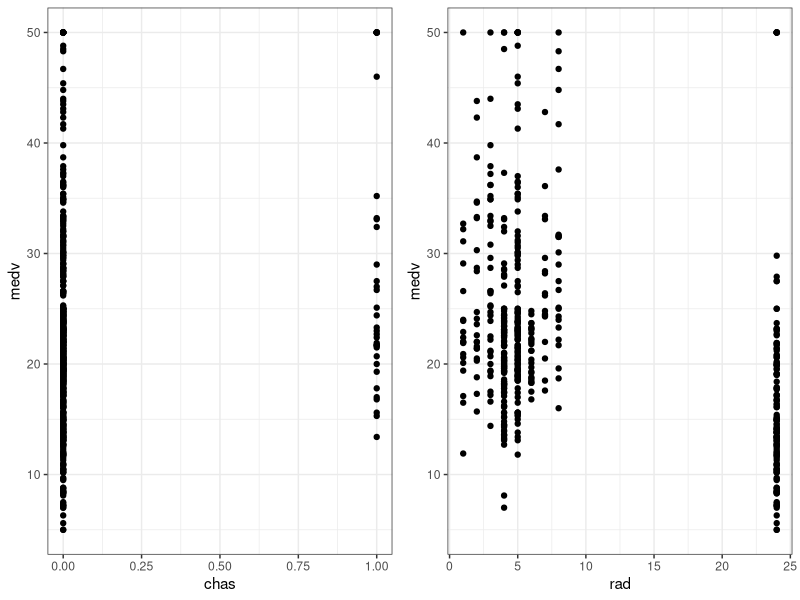
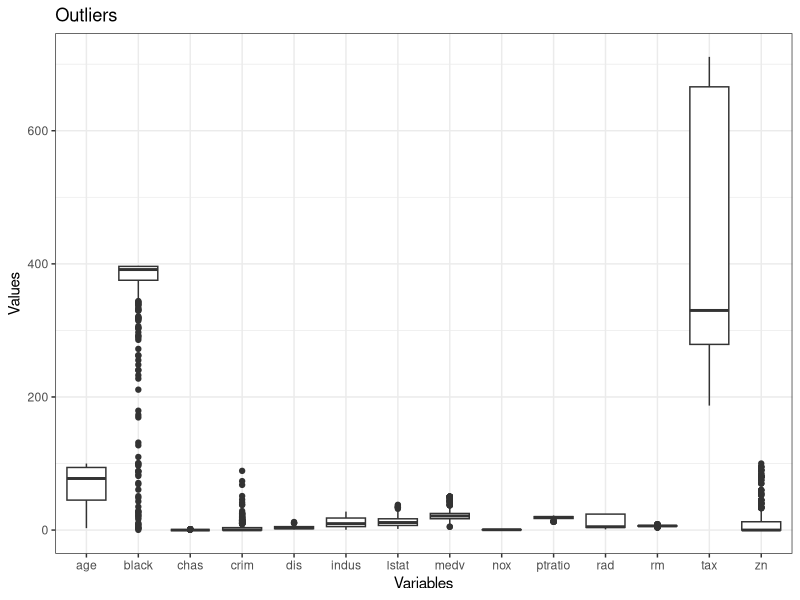
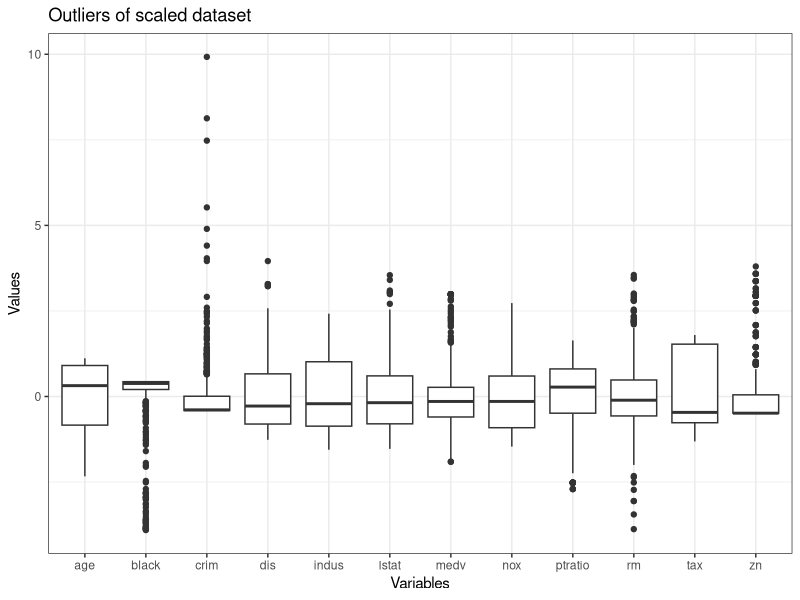
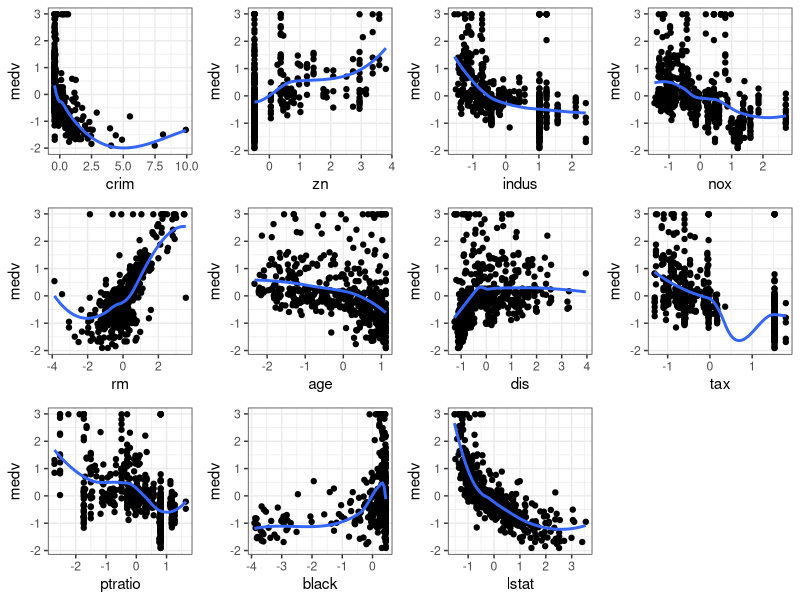
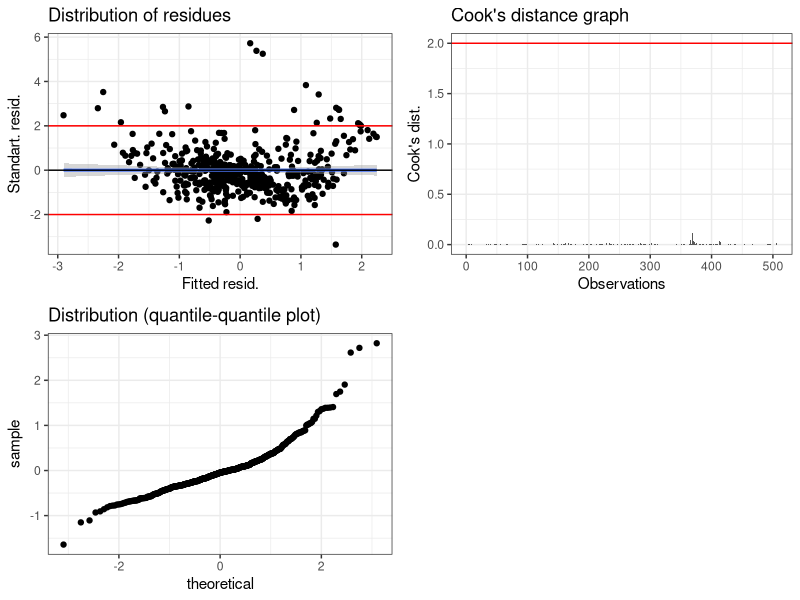
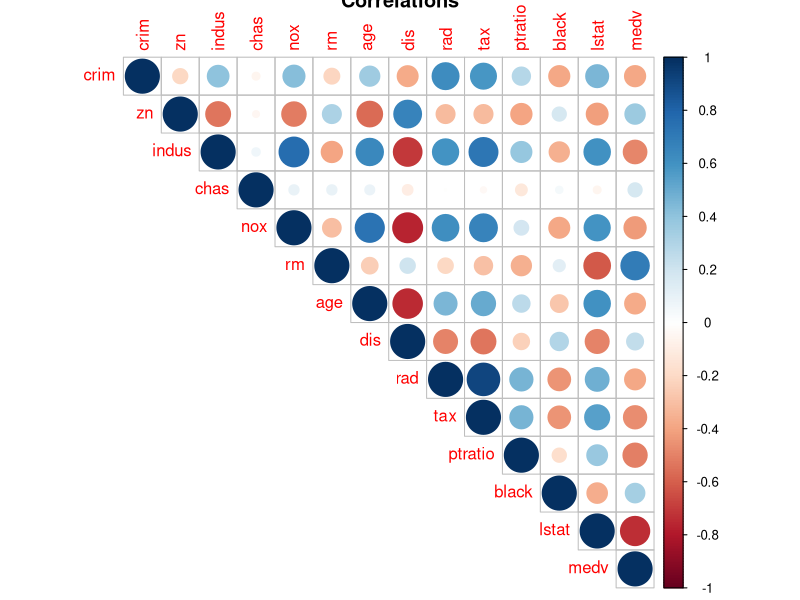
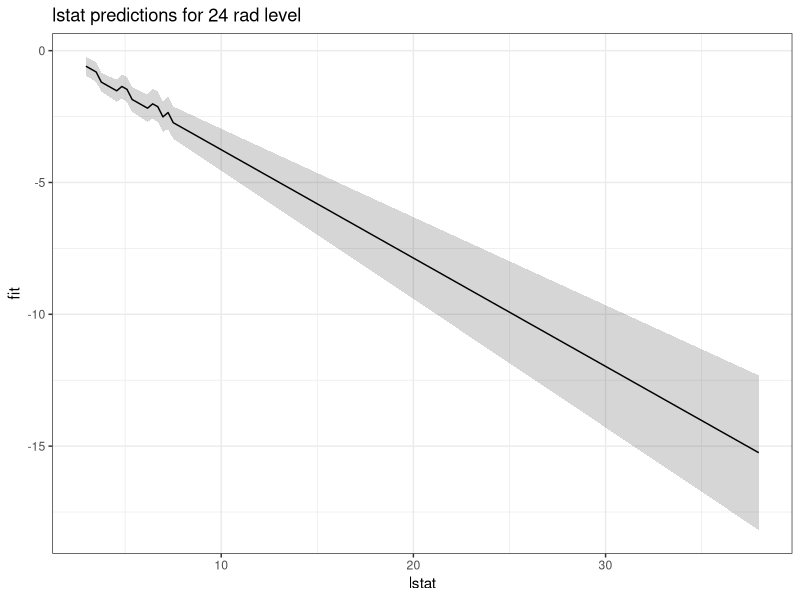
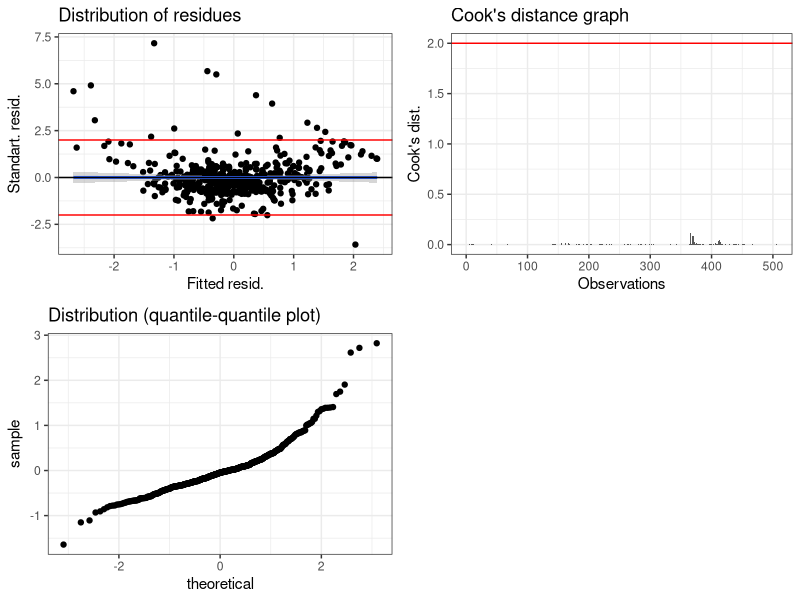

These figures' R source, in order:
## ---- chunk 1
knitr::opts_chunk$set(echo = TRUE)
library(psych)
library(car)
library(ggplot2)
library(dplyr)
library(gridExtra)
library(MASS)
library(ggpubr)
library(tidyr)
library(cowplot)
library(corrplot)
library(knitr)
theme_set(theme_bw())
## ---- chunk 2
df <- Boston
str(df)
## ---- chunk 3
plt <- ggplot(data = df, aes(y = medv)) + geom_point() 
pl1 <- plt + aes(x = chas)
pl2 <- plt + aes(x = rad)
plot_grid(pl1, pl2,ncol = 2)
## ---- chunk 4
df_long <- gather(df)
outliers <- ggplot(df_long, aes(key, value)) + geom_boxplot() + ggtitle("Outliers") + labs(x = "Variables", y = "Values")
outliers

## ---- chunk 5
df_scale <- as.data.frame(sapply(df[,c(1, 2, 3, 5:8, 10:14)], scale))
df2 <- as.data.frame(sapply(df[,c(1, 2, 3, 5:14)], scale))
df2 $chas <- as.factor(df$chas) 
df_scale$chas <- as.factor(df$chas)
df_scale$rad <- as.factor(df$rad)
df_long_scaled <- gather(df_scale[, c(1:12)])
outliers <- ggplot(df_long_scaled, aes(key, value)) + geom_boxplot() + labs(x = "Variables", y = "Values", title = "Outliers of scaled dataset")
outliers
## ---- chunk 6
mod <- lm(medv ~ ., df_scale)
summary(mod)
mod_diag <- fortify(mod)

## ---- chunk 7
linearity <- ggplot(df_scale, aes(y = medv)) + geom_point() + geom_smooth(se = FALSE) 
crim_p <- linearity + aes(x = crim)
zn_p <- linearity + aes(x = zn)
indus_p <- linearity + aes(x = indus)
nox_p <- linearity + aes(x = nox)
rm_p <- linearity + aes(x = rm)
age_p <- linearity + aes(x = age)
dis_p <- linearity + aes(x = dis)
tax_p <- linearity + aes(x = tax)
ptratio_p <- linearity + aes(x = ptratio)
black_p <- linearity + aes(x = black)
lstat_p <- linearity + aes(x = lstat)
plot_grid(crim_p, zn_p, indus_p, nox_p, rm_p, age_p, dis_p, tax_p, ptratio_p, black_p, lstat_p, ncol = 4)
## ---- chunk 8
gg_resid <- ggplot(data = mod_diag, aes(x = .fitted, y = .stdresid)) + 
  geom_point() + 
  geom_smooth(method = "lm") +
  geom_hline(yintercept = 0) +
  geom_hline(yintercept = 2, color = "red") +
  geom_hline(yintercept = -2, color = "red") +
  labs(title = "Distribution of residues", x = "Fitted resid.", y = "Standart. resid.")

plot1 <- ggplot(mod_diag, aes(x = 1:nrow(mod_diag), y = .cooksd)) + 
  geom_bar(stat = "identity") + 
  geom_hline(yintercept = 2, color = "red") + 
  labs(title = "Cook's distance graph", x = "Observations", y = "Cook's dist.")
# plot2 <- qqPlot(mod$residuals)
plot2 <- ggplot(mod, aes(sample=mod$residuals))+stat_qq() + labs(title = "Distribution (quantile-quantile plot)")
plot_grid(gg_resid, plot1, plot2)

## ---- chunk 9
corr_matrix<-cor(df)
corrplot(corr_matrix, type="upper", title = "Correlations")
vi <- vif(mod)

## ---- chunk 10
kable(vif(mod)[, c(1:2)])
## ---- chunk 11
df_scale_24 <- df[(df$rad == 24),]
MyData <- data.frame(
  lstat = seq(min(df_scale_24$lstat), max(df_scale_24$lstat), length.out = 132), crim = 0, zn = 0, indus = 0, nox = 0, rm = 0, age = 0, dis = 0, tax = 0, ptratio = 0, black = 0, mad = 0, chas = df_scale$chas[(df$rad == 24)], rad = as.factor(24))
Predictions <- predict(mod, newdata = MyData,  interval = 'confidence')
MyData <- data.frame(MyData, Predictions)

Pl_predict <- ggplot(MyData, aes(x = lstat, y = fit)) +
  geom_ribbon(alpha = 0.2, aes(ymin = lwr, ymax = upr)) +
  geom_line() + 
  ggtitle("lstat predictions for 24 rad level")
Pl_predict 
## ---- chunk 12
vif(mod)
mod_2 <- update(mod, .~. - rad)
vif(mod_2)
mod_3 <- update(mod_2, .~. - dis)
vif(mod_3)
mod_4 <- update(mod_3, .~. - nox)
vif(mod_4)
mod_5 <- update(mod_4, .~. - indus)
vif(mod_5)
mod_6 <- update(mod_5, .~. - lstat)
vif(mod_6)
mod_7 <- update(mod_6, .~. - tax)
vif(mod_7)
drop1(mod_7, test = "F")
mod_8 <- update(mod_7, .~. - zn)
drop1(mod_8, test = "F")

## ---- chunk 13
summary(mod_8)
## ---- chunk 14
mod_8_diag <- data.frame(fortify(mod_8), df_scale[, c(2:4, 7,8,11,14)])

gg_resid <- ggplot(data = mod_8_diag, aes(x = .fitted, y = .stdresid)) + 
  geom_point() + 
  geom_smooth(method = "lm") +
  geom_hline(yintercept = 0) +
  geom_hline(yintercept = 2, color = "red") +
  geom_hline(yintercept = -2, color = "red") +
  labs(title = "Distribution of residues", x = "Fitted resid.", y = "Standart. resid.")

plot1 <- ggplot(mod_8_diag, aes(x = 1:nrow(mod_8_diag), y = .cooksd)) + 
  geom_bar(stat = "identity") + 
  geom_hline(yintercept = 2, color = "red") + 
  labs(title = "Cook's distance graph", x = "Observations", y = "Cook's dist.")
# plot2 <- qqPlot(mod_8$residuals)
plot2 <- ggplot(mod_8, aes(sample=mod$residuals))+stat_qq() + labs(title = "Distribution (quantile-quantile plot)")
plot_grid(gg_resid, plot1, plot2)

corr_matrix<-cor(df_scale[, c(1,5,6, 9,10, 12)])
corrplot(corr_matrix, type="upper", title = "Correlations")
vi <- vif(mod)
## ---- chunk 15
res_1 <- gg_resid + aes(x = zn)
res_2 <- gg_resid + aes(x = indus)
res_3 <- gg_resid + aes(x = nox)
res_4 <- gg_resid + aes(x = dis)
res_5 <- gg_resid + aes(x = tax)
res_6 <- gg_resid + aes(x = lstat)

plot_grid(res_1, res_2,  nrow = 1)
plot_grid(res_3, res_5, nrow = 1)
plot_grid(res_4, res_6, nrow = 1)

## ---- chunk 16
mod_8<-update(mod_8, .~. + lstat + dis)
drop1(mod_8, test = "F")
coef <- mod_8$coefficients
## ---- chunk 17
summary(mod_8)
## ---- chunk 18
mod_8_diag <- data.frame(fortify(mod_8), df_scale[, c(2:4, 8, 14)])

gg_resid <- ggplot(data = mod_8_diag, aes(x = .fitted, y = .stdresid)) + 
  geom_point() + 
  geom_smooth(method = "lm") +
  geom_hline(yintercept = 0) +
  geom_hline(yintercept = 2, color = "red") +
  geom_hline(yintercept = -2, color = "red") +
  labs(title = "Distribution of residues", x = "Fitted resid.", y = "Standart. resid.")

plot1 <- ggplot(mod_8_diag, aes(x = 1:nrow(mod_8_diag), y = .cooksd)) + 
  geom_bar(stat = "identity") + 
  geom_hline(yintercept = 2, color = "red") + 
  labs(title = "Cook's distance graph", x = "Observations", y = "Cook's dist.")
plot2 <- qqPlot(mod_8$residuals)
plot2 <- ggplot(mod_8, aes(sample=mod$residuals))+stat_qq() + labs(title = "Distribution (quantile-quantile plot)")
plot_grid(gg_resid, plot1)
## ---- chunk 19

res_1 <- gg_resid + aes(x = zn)
res_2 <- gg_resid + aes(x = indus)
res_3 <- gg_resid + aes(x = nox)
res_5 <- gg_resid + aes(x = tax)
plot_grid(res_1, res_2,  nrow = 1)
plot_grid(res_3, res_5, nrow = 1)
